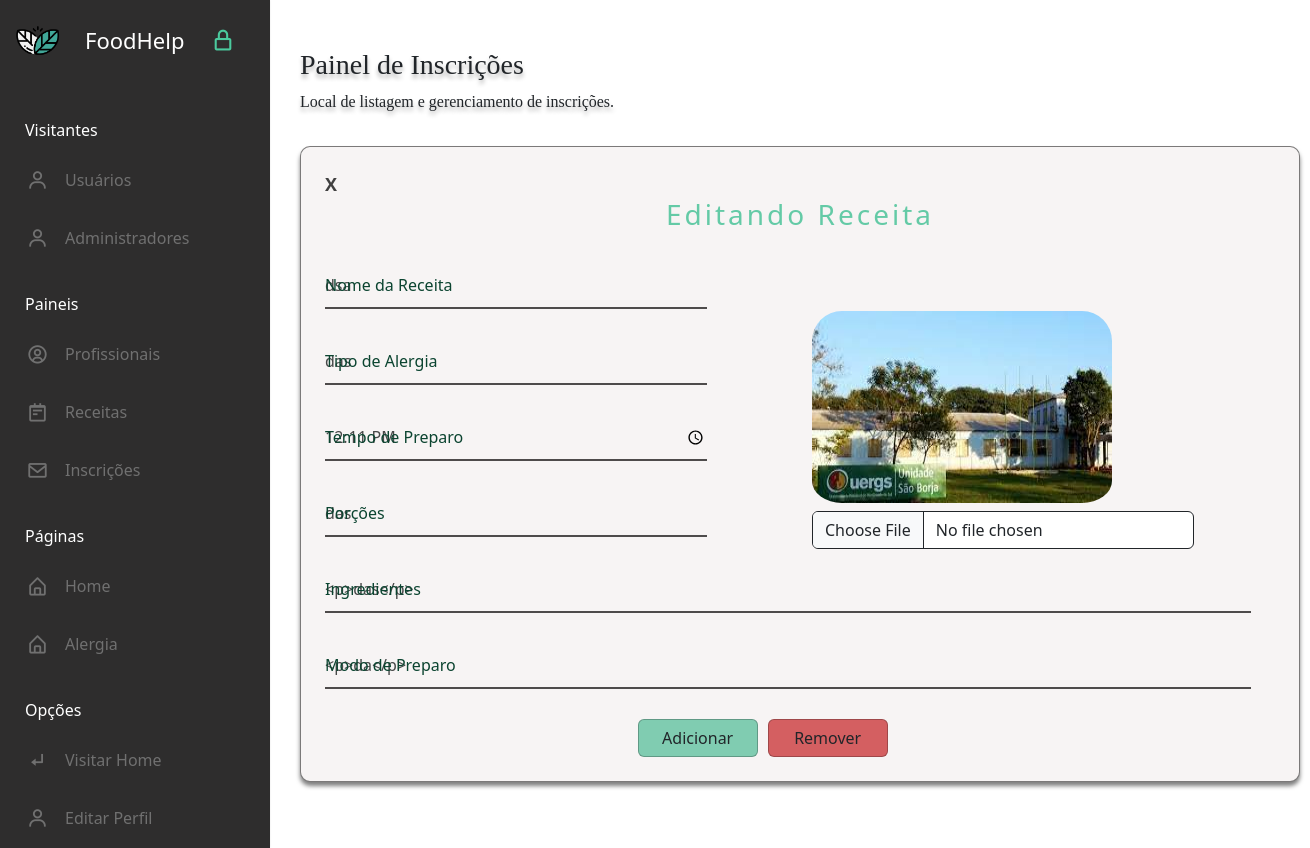
The page /adm/dashboard/form_inscricao_rec.php?id=1 (signed in) on the database its author committed.
### tables this page shows
CREATE TABLE `receitas` (
  `IdReceita` int(11) NOT NULL,
  `Nome` varchar(100) NOT NULL,
  `Porcoes` varchar(45) NOT NULL,
  `Tempo` time NOT NULL,
  `Tipo_Alergia` varchar(100) NOT NULL,
  `Ingredientes` text NOT NULL,
  `Modo_Preparo` text NOT NULL,
  `Foto` text NOT NULL,
  `IdUsuario` int(11) NOT NULL,
  `Oculta` int(11) NOT NULL
);

### adm/dashboard/form_inscricao_rec.php (the view, shortened to what this page needs)
<?php
$id = $_SESSION['id_usuario'];
$edit_id = $_GET["id"];
require_once "../../scripts/connection.php";
$sql = "SELECT * FROM usuario WHERE IdUsuario ='$id'";
$result = $conn->query($sql);
if ($result->num_rows > 0) {
  while ($row = $result->fetch_assoc()) {
    $sql1 = "SELECT * FROM receitas WHERE IdReceita ='$edit_id'";
    $result1 = $conn->query($sql1);
    $row2 = $result1->fetch_assoc();
    $foto2 = $row2["Foto"];
    $nome2 = $row2["Nome"];
    $tempo2 = $row2["Tempo"];
    $porcoes2 = $row2["Porcoes"];
    $alergia2 = $row2["Tipo_Alergia"];
    $ingredientes2 = $row2["Ingredientes"];
    $modo_preparo2 = $row2["Modo_Preparo"];
  }
}
?>
<!DOCTYPE html>
<html lang="pt-br">
<head>
  <link href="https://cdn.jsdelivr.net/npm/bootstrap@5.3.0/dist/css/bootstrap.min.css" rel="stylesheet">
  <link flex href="https://unpkg.com/boxicons@2.1.4/css/boxicons.min.css" rel="stylesheet" />
  <link rel="stylesheet" href="../../css/style-sidebar.css">
  <link rel="stylesheet" href="../../css/style-form-adm.css">
  <link rel="stylesheet" href="../../css/style-form-edit.css">
</head>
<body>
  <header>
    <nav class="sidebar locked">
      <div class="logo_items flex">
        <span class="nav_image">
          <img src="../../fotos/outros/logo.png" alt="logo_img" />
        </span>
        <span class="logo_name">FoodHelp</span>
        <i class="bx bx-lock-alt" id="lock-icon" title="Unlock Sidebar"></i>
      </div>
      <div class="menu_container">
        <div class="menu_items ">
          <ul class="menu_item p-0">
            <div class="menu_title flex">
              <span class="title">Visitantes</span>
            </div>
            <li class="item">
              <a href="../index.php?e=c4ca4238a0b923820dcc509a6f75849b" class="link flex">
                <i class='bx bx-user'></i>
                <span>Usuários</span>
              </a>
            </li>
            <li class="item">
              <a href="../index.php?e=c81e728d9d4c2f636f067f89cc14862c" class="link flex">
                <i class='bx bx-user'></i>
                <span>Administradores</span>
              </a>
            </li>
          </ul>
          <ul class="menu_item p-0">
            <div class="menu_title flex">
              <span class="title">Paineis</span>
            </div>
            <li class="item">
              <a href="../index.php?e=a87ff679a2f3e71d9181a67b7542122c" class="link flex">
                <i class='bx bx-user-circle'></i>
                <span>Profissionais</span>
              </a>
            </li>
            <li class="item">
              <a href="../index.php?e=e4da3b7fbbce2345d7772b0674a318d5" class="link flex">
                <i class='bx bx-notepad'></i>
                <span>Receitas</span>
              </a>
            </li>
            <li class="item">
              <a href="../index.php?e=072b030ba126b2f4b2374f342be9ed44" class="link flex">
                <i class='bx bx-envelope'></i>
                <span>Inscrições</span>
              </a>
            </li>
          </ul>
          <ul class="menu_item p-0">
            <div class="menu_title flex">
              <span class="title">Páginas</span>
            </div>
            <li class="item">
              <a href="geren_home.php" class="link flex">
                <i class='bx bx-home-alt'></i>
                <span>Home</span>
              </a>
            </li>
            <li class="item">
              <a href="geren_alergias.php" class="link flex">
                <i class='bx bx-home-alt'></i>
                <span>Alergia</span>
              </a>
            </li>
          </ul>
          <ul class="menu_item p-0">
            <div class="menu_title flex">
              <span class="title">Opções</span>
            </div>
            <li class="item">
              <a href="../../index.php" class="link flex">
                <i class='bx bx-subdirectory-left'></i>
                <span>Visitar Home</span>
              </a>
            </li>
            <li class="item">
              <a href="form_edit_adm.php?id=<?php echo $id; ?>" class="link flex">
                <i class='bx bx-user'></i>
                <span>Editar Perfil</span>
              </a>
            </li>
          </ul>
        </div>
      </div>
    </nav>
  </header>
  <main>
    <div class='section-1 mt-5'>
      <div>
        <h3 class=' title-adm2'>Painel de Inscrições</h3>
        <p class=' title-adm2 pb-3'>Local de listagem e gerenciamento de inscrições.</p>
      </div>
      <div class='caixa__login_edit p-4 border-opacity-50 border border-black'>
        <a href='../index.php?e=072b030ba126b2f4b2374f342be9ed44' class='x-sair'>X</a>
        <h3 class='text-center text-title pb-4'>Editando Receita</h3>
        <form class='row' action='../../scripts/edit_inscricao_rec.php' method='POST' enctype='multipart/form-data'>
          <div class='col-5'>
            <div class='caixa__login-input'>
              <input type='text' name='nome' id='nome' value='<?php echo $nome2; ?>' />
              <label>Nome da Receita</label>
            </div>
            <div class='caixa__login-input'>
              <input type='text' name='alergia' id='alergia' value='<?php echo $alergia2; ?>' />
              <label>Tipo de Alergia</label>
            </div>
            <div class='caixa__login-input'>
              <input type='time' name='tempo' id='tempo' value='<?php echo $tempo2; ?>' />
              <label>Tempo de Preparo</label>
            </div>
            <div class='caixa__login-input'>
              <input type='text' name='porcoes' id='porcoes' value='<?php echo $porcoes2; ?>' />
              <label>Porções</label>
            </div>
          </div>
          <div class='col-1'></div>
          <div class='col-5 pt-5'>
            <?php if (isset($foto2)) { ?>
              <img id="preview" height="200" src="../../fotos/receitas/<?php echo $foto2; ?>" class="pb-2" style="border-radius: 30px; min-width: 200px; max-width: 300px;">
            <?php } else { ?>
              <img id="preview" height="200" src="../../fotos/outros/receita.png" class="pb-2" style="border-radius: 30px; min-width: 200px; max-width: 300px;">
            <?php } ?> <br>
            <input class='form-control border-1 border-dark' type='file' name='imagem' id='imagem' onchange='previewImagem(event)'>
          </div>
          <div class='row'>
            <div class='col-12'>
              <div class='caixa__login-input'>
                <input type='text' name='ingrediente' id='ingrediente' value='<?php echo $ingredientes2; ?>' />
                <label>Ingredientes</label>
              </div>
            </div>
          </div>
          <div class='row'>
            <div class='col-12'>
              <div class='caixa__login-input'>
                <input type='text' name='modo_preparo' id='modo_preparo' value='<?php echo $modo_preparo2; ?>' />
                <label>Modo de Preparo</label>
              </div>
            </div>
          </div>
          <div class='col-4'></div>
          <button type='submit' class='btn border border-black border-opacity-25 ml-3' style='background-color:#80CCB1; width: 120px;  margin-right: 10px;'>Adicionar</button>
          <a href='../../scripts/delet_prof.php?id=<?php echo $edit_id; ?>' type='submit' class='btn border border-black border-opacity-25 ml-3' style='background-color:#d45f61; width: 120px'>Remover</a>
        </form>
      </div>
    </div>
  </main>
</body>
</html>

### css/style-sidebar.css (style rules this page uses)
* { margin: 0; padding: 0; box-sizing: border-box; }
body { min-height: 100vh; background: #ffffff; }
.flex { display: flex; align-items: center; }
.nav_image { display: flex; min-width: 55px; justify-content: center; }
.nav_image img { height: 50px; width: 50px; border-radius: 50%; object-fit: cover; }
.sidebar { position: fixed; top: 0; left: 0; height: 100%; width: 270px; background: #2e2d2d; padding: 15px 10px; box-shadow: 0 0 2px rgba(0, 0, 0, 0.1); transition: all 0.4s ease; }
.logo_items { gap: 20px; }
.logo_name { font-size: 22px; color: #ffffff; font-weight: 500px; transition: all 0.3s ease; }
.title { color: #fff; }
#lock-icon, #sidebar-close { padding: 10px; color: #4bca9e; font-size: 25px; cursor: pointer; margin-left: -4px; transition: all 0.3s ease; }
.menu_container { display: flex; flex-direction: column; justify-content: space-between; margin-top: 40px; overflow-y: auto; height: calc(100% - 82px); }
.menu_title { position: relative; height: 50px; width: 55px; }
.menu_title .title { margin-left: 15px; transition: all 0.3s ease; }
.item { list-style: none; }
.link { text-decoration: none; border-radius: 8px; margin-bottom: 8px; color: #707070; }
.link span { white-space: nowrap; }
.link i { height: 50px; min-width: 55px; display: flex; font-size: 22px; align-items: center; justify-content: center; border-radius: 4px; }
.title-adm2 { font-family: 'Times New Roman', Times, serif; text-shadow: 0px 4px 4px rgba(0, 0, 0, 0.3); }

### css/style-form-adm.css (style rules this page uses)
.x-sair { text-decoration: none; color: #414040; font-weight: 600; font-size: 18px; }

### css/style-form-edit.css (style rules this page uses)
.section-1 { position: relative; margin-left: 300px; }
.caixa__login_edit { background-color: #f7f4f4; border-radius: 10px; box-shadow: 0px 4px 4px 0px rgba(0, 0, 0, 0.50); width: 1000px; }
.caixa__login_edit .caixa__login-input { position: relative; }
.caixa__login_edit .caixa__login-input input { width: 100%; padding: 10px 0; font-size: 16px; color: #484949; margin-bottom: 30px; border: none; border-bottom: 2px solid #4e4b4b; outline: none; background: transparent; }
.caixa__login_edit .caixa__login-input label { position: absolute; top: 0; left: 0; padding: 10px 0; font-size: 16px; color: #0b4430; }
.text-title { color: #64caa6; letter-spacing: 3px; font-weight: 400; }
.x-sair { text-decoration: none; color: #414040; font-weight: 600; font-size: 18px; }

### rows shown on the page
receitas: nome "dsa", alergia "das", tempo "12:11:00", porcoes "das", Foto (picture), ingrediente "<p>das</p>", modo_preparo "<p>da</p>"
